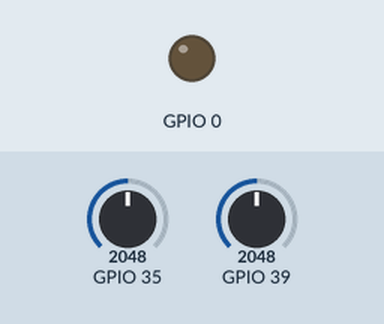
Bench run of a sketch on a simulated ESP32. Parts: output pins drawn as LEDs (lit = HIGH). The test bench sets the inputs (shaded band); at power-on: GPIO 35 = 2048, GPIO 39 = 2048. No radio packets arrive unless stated; what the sketch prints to the serial monitor is not drawn.

Above: at 15.0 s.
At 30.1 s:
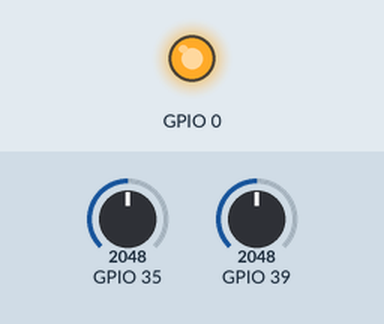
Timing chart, 0 to 40.5 s (numbered marks = the images above):
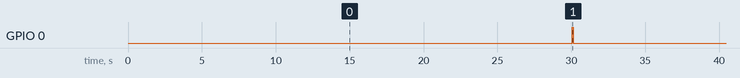

The sketch:

0-10V_TBEAM_sender_.ino
```cpp
#include <SPI.h>
#include <LoRa.h>
#include <Arduino.h>


#define uS_TO_S_FACTOR 1000000  /* Conversion factor for micro seconds to seconds */

const String device_iden = "TBEAM_4...20_Sender1";


// GPIO5  -- SX1278's SCK
// GPIO19 -- SX1278's MISO
// GPIO27 -- SX1278's MOSI
// GPIO18 -- SX1278's CS
// GPIO14 -- SX1278's RESET
// GPIO26 -- SX1278's IRQ(Interrupt Request)

#define SS      18
#define RST     14
#define DI0     26
#define BAND    868000000 //Your frequency in Hz


int anA=0;
int anB=0;
int ana1[5] = {0,0,0,0,0};
int bat1[5] = {0,0,0,0,0};
float ma1 = 0;
float ma2 = 0;
uint8_t aa1=0;


String prepare_string();


void setup() {


  pinMode(0, OUTPUT);

  Serial.begin(115200);
  while (!Serial); //If just the the basic function, must connect to a computer

//  SPI.begin(5, 19, 27, 18);
//  LoRa.setPins(SS, RST, DI0);
  Serial.println("PowerON");


  SPI.begin(5, 19, 27, 18);


    LoRa.setPins(SS, RST, DI0);


    if (!LoRa.begin(BAND)) {
      Serial.println("Starting LoRa failed!");
      while (1);
    }

    //LoRa.setTxPower(10);


    Serial.print("LoRa Init OK, ");


}

void loop() {

    aa1++;
    Serial.print(aa1);
    if (30<aa1)
    {
      Serial.println(" ");
      Serial.print("Sending message...");

      delay(10);
      ana1[0] = analogRead(39);
      bat1[0] = analogRead(35);
      delay(10);
      ana1[1] = analogRead(39);
      bat1[1] = analogRead(35);
      delay(10);
      ana1[2] = analogRead(39);
      bat1[2] = analogRead(35);
      delay(10);
      ana1[3] = analogRead(39);
      bat1[3] = analogRead(35);
      delay(10);
      ana1[4] = analogRead(39);
      bat1[4] = analogRead(35);

      anA=(ana1[0]+ana1[1]+ana1[2]+ana1[3]+ana1[4])/5;
      ma1 = (4.86*3.44 / 2066) * anA;
      anB=(bat1[0]+bat1[1]+bat1[2]+bat1[3]+bat1[4])/5;
      ma2 = (4.86*3.44 / 2066) * anB;
      String x2=prepare_string();
      Serial.println(x2);

      digitalWrite(0, HIGH);

      // send packet
      LoRa.beginPacket();
      LoRa.print(x2);
      LoRa.endPacket();

      digitalWrite(0, LOW);


      aa1=0;
    }

    delay(1000);

}


String prepare_string()
{
  String x1=device_iden;
  x1=x1+",";

  uint32_t hh = ma1 * 100;
  uint32_t j = hh / 1000;
  x1=x1+j;
  int ww = hh % 1000;
  j = ww / 100;
  x1=x1+j+".";
  ww = ww % 100;
  j = ww / 10;
  x1=x1+j;
  x1=x1+ww % 10;

  x1=x1+",";

  hh = ma2 * 100;
  j = hh / 1000;
  x1=x1+j;
  ww = hh % 1000;
  j = ww / 100;
  x1=x1+j+".";
  ww = ww % 100;
  j = ww / 10;
  x1=x1+j;
  x1=x1+ww % 10;

  x1=x1+";";

  return(x1);
}
```

Measured:
- by itself, GPIO 0: alternates HIGH for 0.06 s and LOW for 31.1 s
